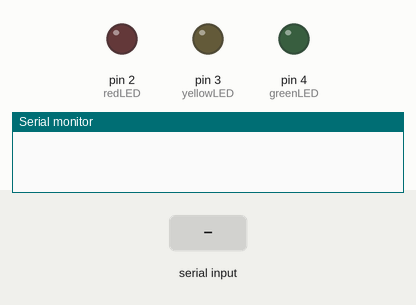
Recording of a sketch running on a simulated Arduino Uno, built with avr-gcc and run on an emulated ATmega328P. Shown: output pins drawn as LEDs (lit = HIGH), the last lines printed to the serial monitor. The test bench sets the inputs (shaded band).

Above: at 1.2 s.
1.3 s: "R" received over Serial
At 2.5 s:
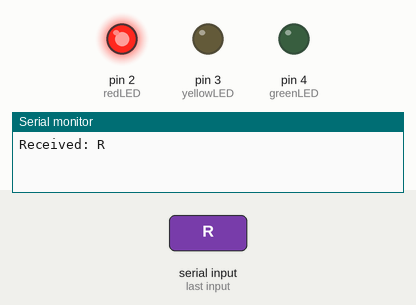
2.8 s: "Y" received over Serial
At 3.8 s:
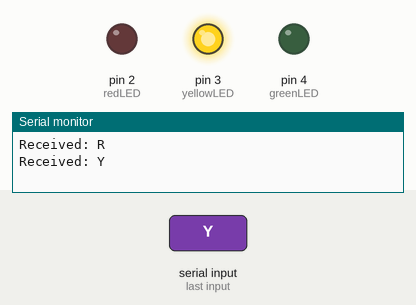
4.3 s: "G" received over Serial
At 4.9 s:
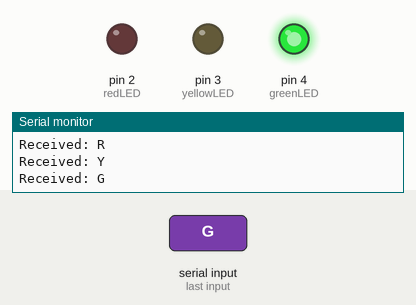
Timing chart, 0 to 7.3 s (numbered marks = the images above; inputs shaded):
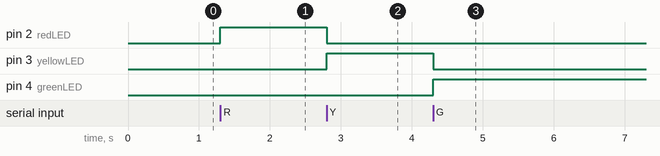

Measured:
- after the input at 1.3 s, pin 2 (redLED): LOW → HIGH at once
- after the input at 2.8 s, pin 2 (redLED): HIGH → LOW at once; pin 3 (yellowLED): LOW → HIGH at once
- after the input at 4.3 s, pin 3 (yellowLED): HIGH → LOW at once; pin 4 (greenLED): LOW → HIGH at once

The sketch:

arduino_traffic_led.ino.ino
```cpp
// Define LED pins
const int redLED = 2;
const int yellowLED = 3;
const int greenLED = 4;

void setup() {
  Serial.begin(9600);
  pinMode(redLED, OUTPUT);
  pinMode(yellowLED, OUTPUT);
  pinMode(greenLED, OUTPUT);

  // Turn all LEDs off at start
  digitalWrite(redLED, LOW);
  digitalWrite(yellowLED, LOW);
  digitalWrite(greenLED, LOW);
}

void loop() {
  if (Serial.available() > 0) {
    char command = Serial.read();

    // Debug print
    Serial.print("Received: ");
    Serial.println(command);

    switch (command) {
      case 'R':
        digitalWrite(redLED, HIGH);
        digitalWrite(yellowLED, LOW);
        digitalWrite(greenLED, LOW);
        break;
      case 'Y':
        digitalWrite(redLED, LOW);
        digitalWrite(yellowLED, HIGH);
        digitalWrite(greenLED, LOW);
        break;
      case 'G':
        digitalWrite(redLED, LOW);
        digitalWrite(yellowLED, LOW);
        digitalWrite(greenLED, HIGH);
        break;
      case '0':
        digitalWrite(redLED, LOW);
        digitalWrite(yellowLED, LOW);
        digitalWrite(greenLED, LOW);
        break;
      default:
        // Unknown command
        break;
    }
  }
}
```
